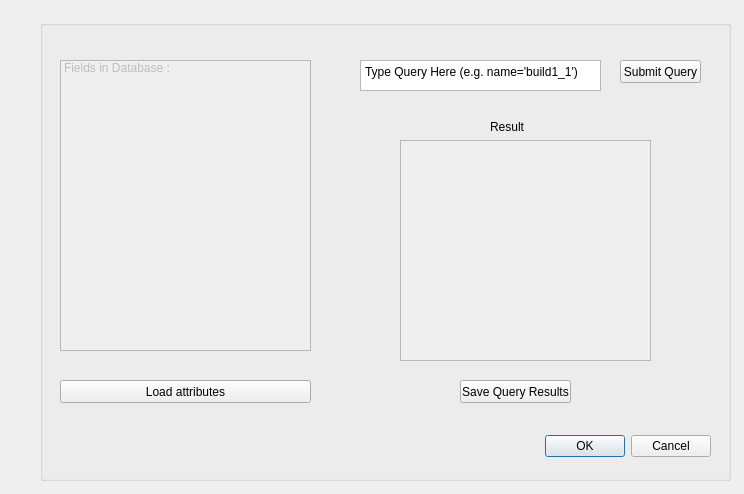
<?xml version="1.0" encoding="UTF-8"?>
<ui version="4.0">
 <class>Dialog</class>
 <widget class="QDialog" name="Dialog">
  <property name="geometry">
   <rect>
    <x>0</x>
    <y>0</y>
    <width>744</width>
    <height>494</height>
   </rect>
  </property>
  <property name="windowTitle">
   <string>Database Query</string>
  </property>
  <property name="windowIcon">
   <iconset>
    <normaloff>../bin_31/bin/isro.jpg</normaloff>../bin_31/bin/isro.jpg</iconset>
  </property>
  <widget class="QGroupBox" name="groupBox">
   <property name="geometry">
    <rect>
     <x>40</x>
     <y>20</y>
     <width>691</width>
     <height>461</height>
    </rect>
   </property>
   <property name="title">
    <string/>
   </property>
   <widget class="QDialogButtonBox" name="buttonBox">
    <property name="geometry">
     <rect>
      <x>330</x>
      <y>410</y>
      <width>341</width>
      <height>32</height>
     </rect>
    </property>
    <property name="orientation">
     <enum>Qt::Horizontal</enum>
    </property>
    <property name="standardButtons">
     <set>QDialogButtonBox::Cancel|QDialogButtonBox::Ok</set>
    </property>
   </widget>
   <widget class="QListWidget" name="listWidget">
    <property name="enabled">
     <bool>false</bool>
    </property>
    <property name="geometry">
     <rect>
      <x>20</x>
      <y>40</y>
      <width>251</width>
      <height>291</height>
     </rect>
    </property>
    <item>
     <property name="text">
      <string>Fields in Database :</string>
     </property>
    </item>
   </widget>
   <widget class="QPlainTextEdit" name="plainTextEdit">
    <property name="geometry">
     <rect>
      <x>320</x>
      <y>40</y>
      <width>241</width>
      <height>31</height>
     </rect>
    </property>
    <property name="plainText">
     <string>Type Query Here (e.g. name='build1_1')</string>
    </property>
   </widget>
   <widget class="QPushButton" name="pushButton">
    <property name="geometry">
     <rect>
      <x>580</x>
      <y>40</y>
      <width>81</width>
      <height>23</height>
     </rect>
    </property>
    <property name="text">
     <string>Submit Query</string>
    </property>
   </widget>
   <widget class="QLabel" name="label_3">
    <property name="geometry">
     <rect>
      <x>450</x>
      <y>100</y>
      <width>46</width>
      <height>13</height>
     </rect>
    </property>
    <property name="text">
     <string>Result</string>
    </property>
   </widget>
   <widget class="QPushButton" name="pushButton_2">
    <property name="geometry">
     <rect>
      <x>420</x>
      <y>360</y>
      <width>111</width>
      <height>23</height>
     </rect>
    </property>
    <property name="text">
     <string>Save Query Results</string>
    </property>
   </widget>
   <widget class="QPushButton" name="pushButton_3">
    <property name="geometry">
     <rect>
      <x>20</x>
      <y>360</y>
      <width>251</width>
      <height>23</height>
     </rect>
    </property>
    <property name="text">
     <string>Load attributes</string>
    </property>
   </widget>
   <widget class="QListWidget" name="listWidget_2">
    <property name="enabled">
     <bool>false</bool>
    </property>
    <property name="geometry">
     <rect>
      <x>360</x>
      <y>120</y>
      <width>251</width>
      <height>221</height>
     </rect>
    </property>
   </widget>
  </widget>
 </widget>
 <resources/>
 <connections>
  <connection>
   <sender>buttonBox</sender>
   <signal>accepted()</signal>
   <receiver>Dialog</receiver>
   <slot>accept()</slot>
   <hints>
    <hint type="sourcelabel">
     <x>248</x>
     <y>254</y>
    </hint>
    <hint type="destinationlabel">
     <x>157</x>
     <y>274</y>
    </hint>
   </hints>
  </connection>
  <connection>
   <sender>buttonBox</sender>
   <signal>rejected()</signal>
   <receiver>Dialog</receiver>
   <slot>reject()</slot>
   <hints>
    <hint type="sourcelabel">
     <x>316</x>
     <y>260</y>
    </hint>
    <hint type="destinationlabel">
     <x>286</x>
     <y>274</y>
    </hint>
   </hints>
  </connection>
 </connections>
</ui>
